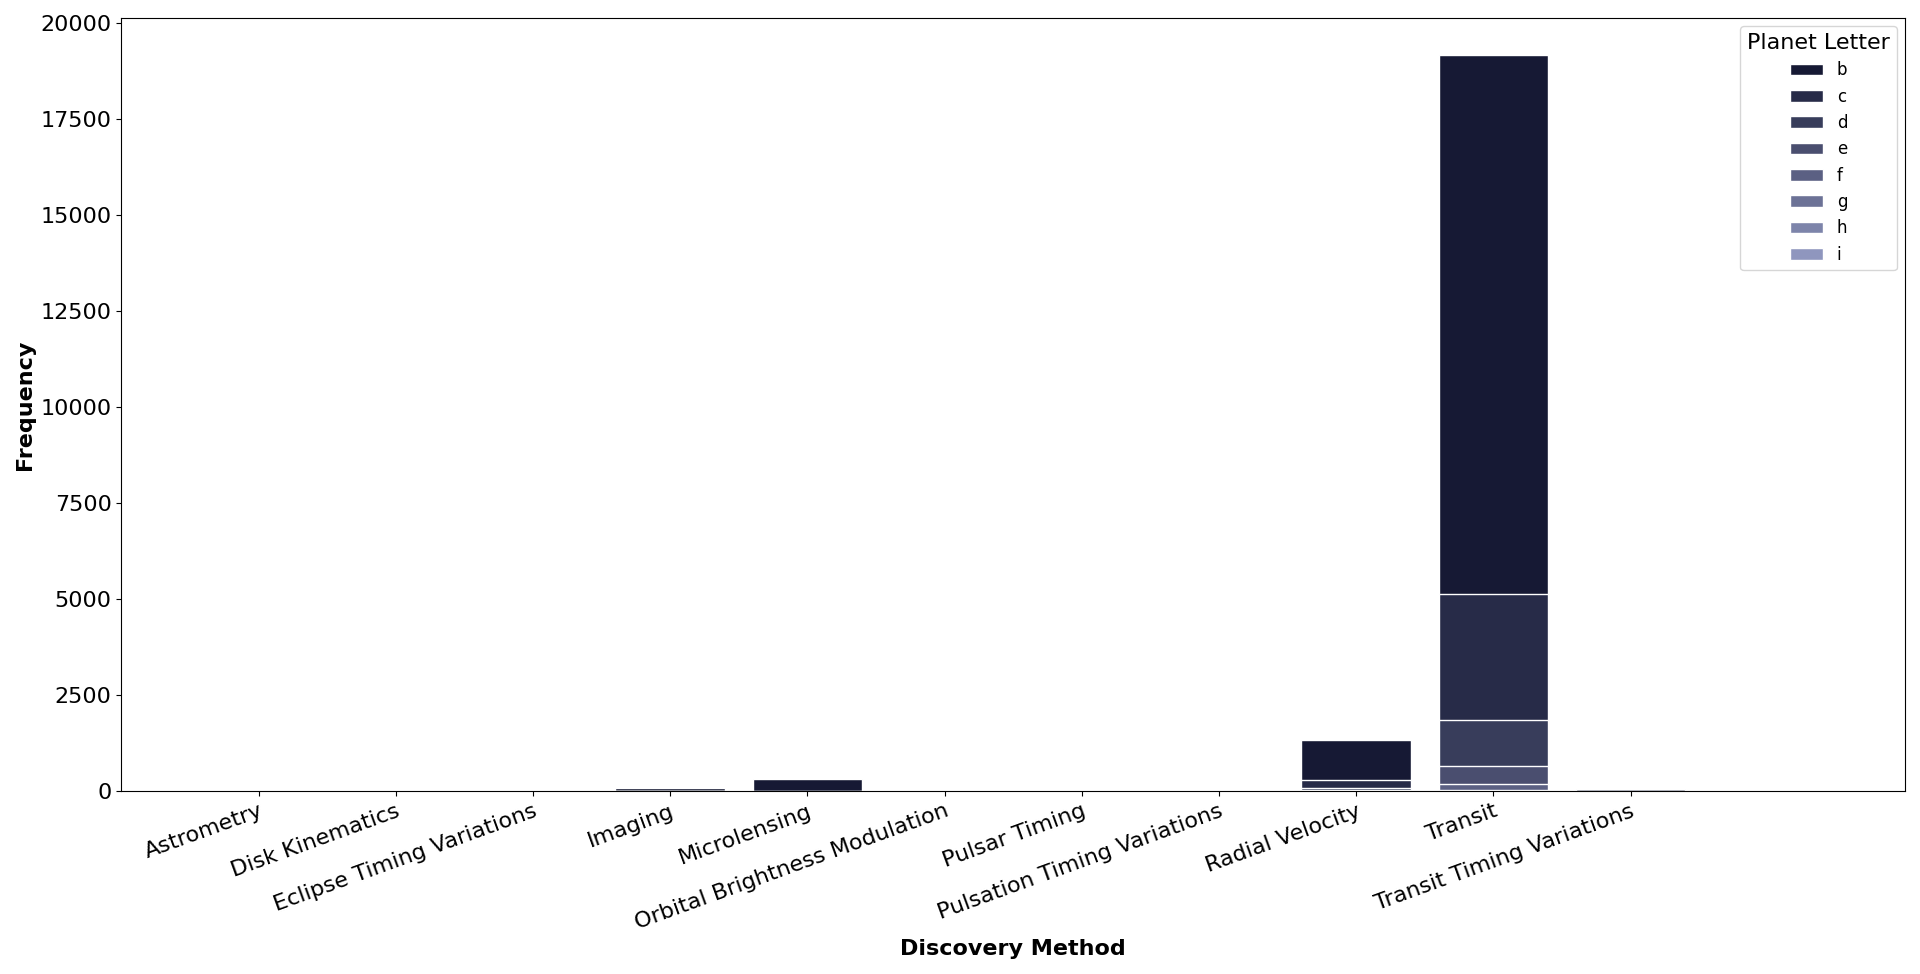

The script that drew this image:

# Paths:
path_data = "data/"

# Packages:
import numpy as np
import pandas as pd
import seaborn as sns
import matplotlib.pyplot as plt
from matplotlib.colors import LinearSegmentedColormap

# Display options:
pd.set_option("display.width", 1200)
pd.set_option("display.max_columns", 300)
pd.set_option("display.max_rows", 300)

# Dataset:
df = pd.read_csv(path_data + "nasa_exoplanets.csv")
df_varnames = pd.read_csv(path_data + "nasa_exoplanets_var_names.csv")

# Variables:
cat_var1 = "pl_letter"
cat_var2 = "discoverymethod"
cat_var_name1 = df_varnames.loc[(df_varnames["var"] == cat_var1), ["var_name"]].values[0][0]
cat_var_name2 = df_varnames.loc[(df_varnames["var"] == cat_var2), ["var_name"]].values[0][0]
variables = [cat_var1, cat_var2]

# Deal with NAN:
df[variables] = df[variables].fillna("NA")

# Plot parameters:
df_plot = df
df_plot = df_plot.sort_values(cat_var2)
n_groups = len(set(df_plot[cat_var1].values.tolist()))
cmap = LinearSegmentedColormap.from_list("my_palette", ["#111539", "#97A1D9"])
my_palette = [cmap(i/n_groups) for i in np.array(range(n_groups))]
levels_var1 = pd.crosstab(df_plot[cat_var1], df_plot[cat_var2]).sort_values(by = cat_var1).index.tolist()
levels_var2 = list(set(df_plot[cat_var2]))

# Absolute frequency plot:
fig = plt.figure(
    figsize = (20, 10),
    tight_layout = True
)
ax = sns.countplot(
    data = df_plot, 
    x = cat_var2, 
    hue = cat_var1,
    hue_order = levels_var1,
    dodge = False,
    ec = "white",
    palette = my_palette
)
legend = ax.get_legend()
handles = legend.legendHandles
legend.remove()
_ = ax.legend(
    handles,
    levels_var1,
    fontsize = "large",
    title = cat_var_name1,
    title_fontsize = 16,
    loc = "upper right"
)
_ = ax.set_xlabel(
    cat_var_name2,
    fontsize = 16,
    fontweight = "bold"
)
_ = ax.set_ylabel(
    "Frequency",
    fontsize = 16,
    fontweight = "bold"
)
_ = ax.tick_params(
    axis = "x", 
    which = "major", 
    labelsize = 16,
    rotation = 20
)
_ = ax.tick_params(
    axis = "y", 
    which = "major", 
    labelsize = 16
)
_ = plt.setp(
    ax.get_xticklabels(),
    ha = "right", 
    rotation_mode = "anchor"
)
_ = plt.xlim(
    left = -1,
    right = len(levels_var2) + 1
)

# Relative frequency:
fig = plt.figure(
    figsize = (20, 10),
    tight_layout = True
)
ax = sns.histplot(
    data = df_plot,
    x = cat_var2,
    hue = cat_var1,
    hue_order = levels_var1,
    stat = "probability",
    multiple = "fill",
    shrink = 0.8,
    palette = my_palette
)
legend = ax.get_legend()
handles = legend.legendHandles
legend.remove()
_ = ax.legend(
    handles,
    levels_var1,
    fontsize = "large",
    title = cat_var_name1,
    title_fontsize = 16,
    loc = "upper right"
)
_ = plt.yticks(
    ticks = ax.get_yticks(), 
    labels = ["{:.0f}".format(a) for a in ax.get_yticks()*100]
)
_ = ax.set_xlabel(
    cat_var_name2,
    fontsize = 16,
    fontweight = "bold"
)
_ = ax.set_ylabel(
    "Frequency",
    # "Proportion (%)",
    fontsize = 16,
    fontweight = "bold"
)
_ = ax.tick_params(
    axis = "x", 
    which = "major", 
    labelsize = 16,
    rotation = 20
)
_ = ax.tick_params(
    axis = "y", 
    which = "major", 
    labelsize = 16
)
_ = plt.setp(
    ax.get_xticklabels(),
    ha = "right", 
    rotation_mode = "anchor"
)
_ = plt.xlim(
    left = -1,
    right = len(levels_var2) + 1
)
